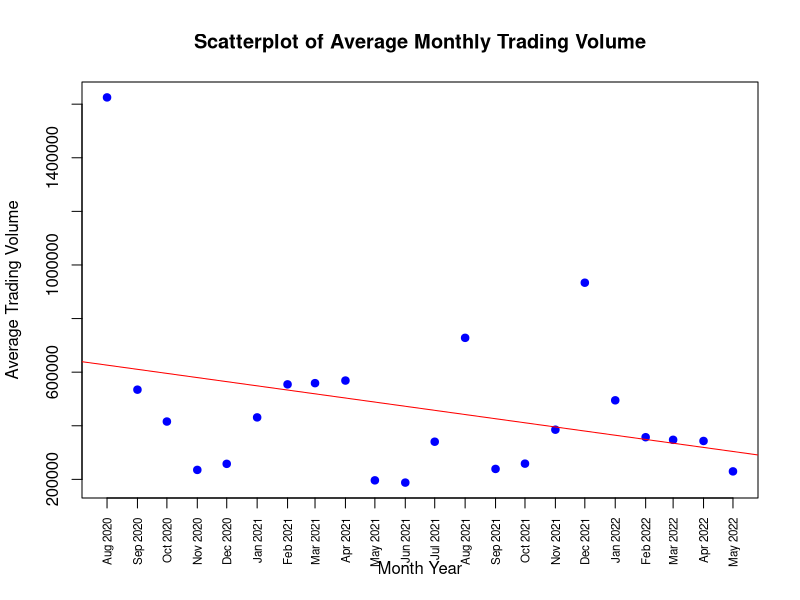

Write R code to recreate this figure.
df <- read.csv("GEEQ.csv")
df$Date <- as.Date(df$Date)
monthly_data <- aggregate(
  cbind(Volume = df$Volume, Close = df$Close),
  by = list(month = format(df$Date, "%Y-%m")),
  FUN = mean
)
colnames(monthly_data)[2] <- "Average_Volume" 
head(monthly_data)
monthly_data$month <- as.Date(paste0(monthly_data$month, "-01"), format = "%Y-%m-%d")


plot(
  monthly_data$month,
  monthly_data$Average_Volume,
  main="Scatterplot of Average Monthly Trading Volume",
  xlab="Month Year",
  ylab="Average Trading Volume",
  pch = 19,
  col="blue",
  xaxt="n"
)
axis(1, at = monthly_data$ month, labels = format(monthly_data$month, "%b %Y"), las = 2, cex.axis =0.7)
abline(lm(monthly_data$Average_Volume ~
            monthly_data$month), col = "red")
